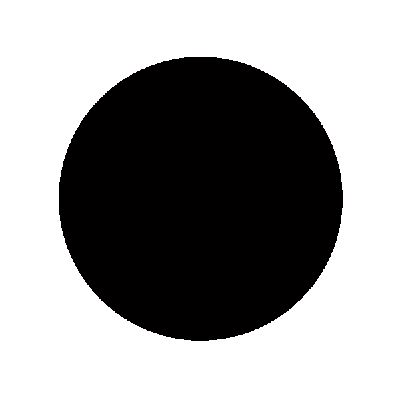
#> input picture blackCircle.jpg, 400 x 399 px
$ jupyter execute snakeContour.ipynb   (shell and % lines are left out)
#> lines starting #> are read from the running program, lines starting #| are printed output that depends on the picture
#### Importing all libraries required

[cell 1]
import matplotlib.pyplot as plt
import numpy as np
import skimage.color as color
import cv2
from skimage import io
from scipy import signal

#### Read Image - The image is that of a circle

[cell 2]
image = io.imread('blackCircle.jpg')
#> image is the input picture: shape (399, 400, 3); mean R, G, B 154.2, 153.8, 153.8
image = color.rgb2gray(image)
#> image: shape (399, 400) float64
fig = plt.figure(figsize = (5,5))
plt.imshow(image, cmap = 'gray')

#### Applying Gaussian Blur to the image to get better edges

[cell 3]
image = cv2.GaussianBlur(image, (5,5), 2, cv2.BORDER_DEFAULT)
fig = plt.figure(figsize = (5,5))
plt.imshow(image, cmap = 'gray')

#### Initializing the snake with 15 points around the circle

[cell 4]
numberOfPoints = 15
theta = np.linspace(0, 2 * np.pi, numberOfPoints)
sin = image.shape[1]//2 + 180 * np.sin(theta)
cos = image.shape[0]//1.92 - 10 + 180 * np.cos(theta)
snakePlot = np.array([sin, cos], dtype = 'int').T

[cell 5]
fig = plt.figure(figsize = (5,5))
plt.imshow(image, cmap = 'gray')
plt.scatter(snakePlot[:, 0], snakePlot[:, 1])
plt.show()
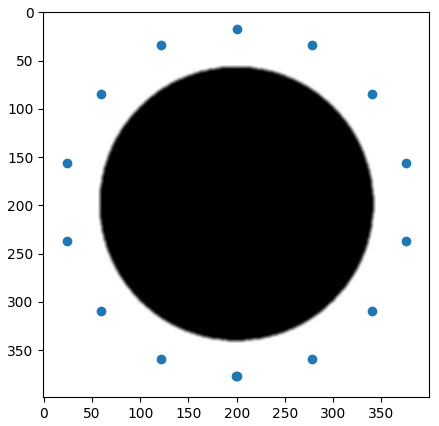
#> figure drawn by matplotlib, 1 panel

#### Function to find the Image Gradients for External Energy

[cell 6]
def gaussianDerivativeFilter(axis, size, sigma):

#> called with axis = 0, size = 5, sigma = 1
    mu = size // 2
    kernel = np.zeros((size, size))
    if axis == 'x':
        for y in range(size):
            for x in range(size):
                kernel[x, y] = ((-(x - mu)) / (2 * np.pi * sigma ** 4)) * np.exp(-(((x - mu) ** 2 + (y - mu) ** 2) / (2 * sigma ** 2)))

    else:
        for x in range(size):
            for y in range(size):
                kernel[x, y] = ((-(x - mu)) / (2 * np.pi * sigma ** 4)) * np.exp(-(((x - mu) ** 2 + (y - mu) ** 2) / (2 * sigma ** 2)))

    return kernel

[cell 7]
xFilter = gaussianDerivativeFilter(0, 5, 1)
yFilter = gaussianDerivativeFilter(1, 5, 1)
xImage = signal.convolve2d(image, xFilter, mode = 'same')
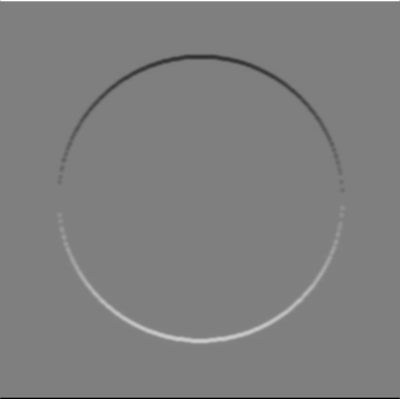
#> xImage: shape (399, 400) float64; min -0.347, max 0.347, mean 3.92e-17; drawn with min black and max white
yImage = signal.convolve2d(image, yFilter, mode = 'same')

#### Function to calculate Total Energy (External Energy and Internal Energy (Continuity Energy and Smoothness Energy)

[cell 8]
def totalEnergy(alpha, beta, gamma, index, snake, avgDistance):

    currentPoint = snake[index, :]
    [x, y] = snake[index, :]
    i, j = 0, 0
    minimum = 1e9
    x, y = int(x), int(y)

    for i in range(-1, 2):
        for j in range(-1, 2):

            newPoint = np.array([y + j, x + i])

            if (y + j < image.shape[0] and x + i < image.shape[1]):

                externalEnergy = (-(xImage[y + j, x + i] ** 2 + yImage[y + j, x + i] ** 2) + (xImage[y, x] ** 2 + yImage[y, x] ** 2))

                nextPoint = snake[(index + 1) % numberOfPoints, :]
                previousPoint = snake[(index - 1) % numberOfPoints, :]

                continuityEnergy = ((np.linalg.norm(newPoint - nextPoint) - avgDistance) ** 2 - (np.linalg.norm(currentPoint - nextPoint) - avgDistance) ** 2)
                smoothnessEnergy = (np.linalg.norm((2 * newPoint) - nextPoint - previousPoint)) ** 2 - (np.linalg.norm((2 * currentPoint) - nextPoint - previousPoint)) ** 2

                if (alpha * continuityEnergy + beta * smoothnessEnergy + gamma * externalEnergy < minimum):

                    minimum = alpha * continuityEnergy + beta * smoothnessEnergy + gamma * externalEnergy
                    a, b = i, j

    snake[index, :] = [x + a, y + b]
    return snake

#### Function to calculate the average distance between contour points of the snake

[cell 9]
def averageDistance(snake):

    sum = 0

    for index in range(snake.shape[0]):

        currentPoint = snake[index, :]
        nextPoint = snake[(index + 1) % numberOfPoints, :]
        sum += np.linalg.norm(currentPoint - nextPoint)

    return sum/snake.shape[0]

#### Iterating the snake using a greedy approach

[cell 10]
for j in range(30):
    for i in range(numberOfPoints):

        snakePlot = totalEnergy(1, 4.5, 3, i, snakePlot ,averageDistance(snakePlot))

    if(j%5==0):

        plot = np.zeros((snakePlot.shape[0] + 1, 2))
        plot[:snakePlot.shape[0], :] = snakePlot
        plot[snakePlot.shape[0], :] = snakePlot[0,:]

        fig = plt.figure(figsize = (5, 5))
        plt.imshow(image, cmap = 'gray')
        plt.plot(plot[:, 0], plot[:, 1], color = 'red')
        plt.scatter(plot[:, 0], plot[:, 1], color = 'blue')
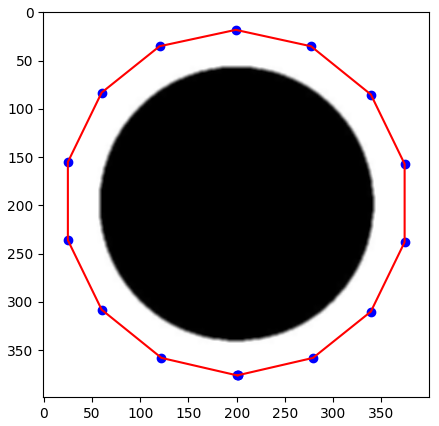
#> figure drawn by matplotlib, 1 panel
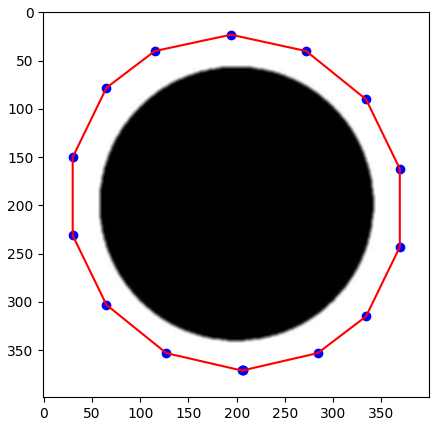
#> figure drawn by matplotlib, 1 panel
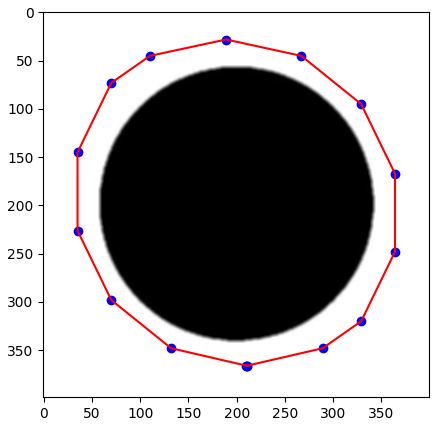
#> figure drawn by matplotlib, 1 panel
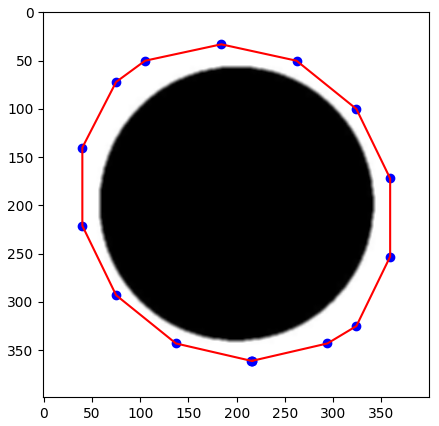
#> figure drawn by matplotlib, 1 panel
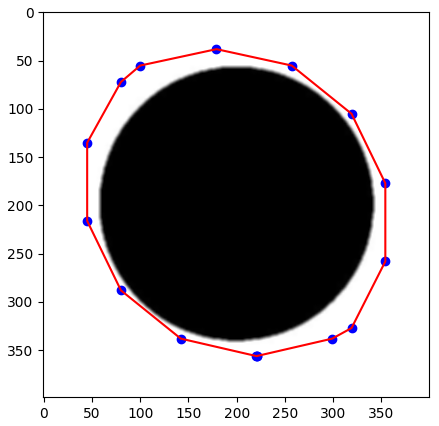
#> figure drawn by matplotlib, 1 panel
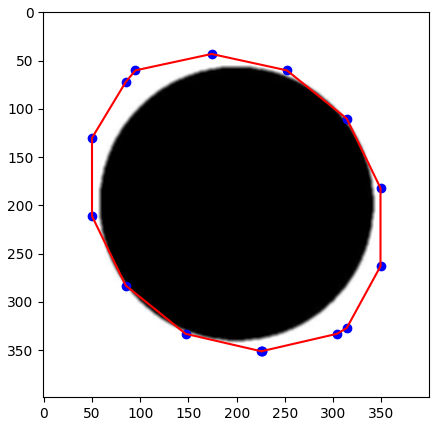
#> figure drawn by matplotlib, 1 panel

$ run again, with circle.png saved as blackCircle.jpg
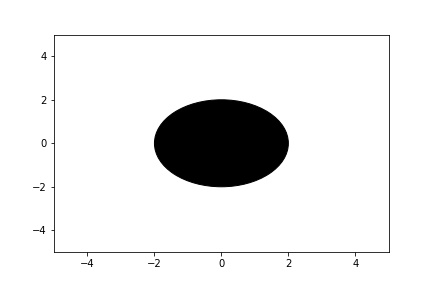
#> input picture circle.png, 432 x 288 px
#> image is the input picture: shape (288, 432, 3); min 0, max 255, mean 233.7
#> `plt.show()`:
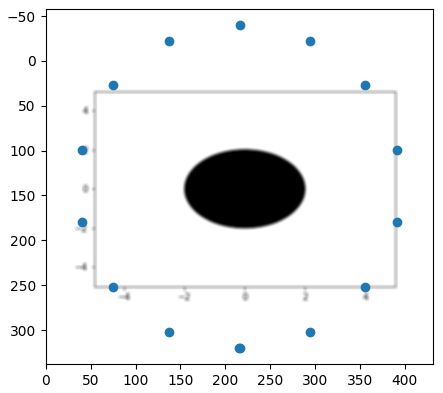
#> figure drawn by matplotlib, 1 panel
#> `xImage = signal.convolve2d(image, xFilter, mode = 'same')`:
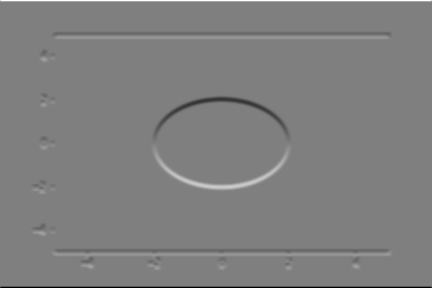
#> xImage: shape (288, 432) float64; min -0.347, max 0.347, mean 5.69e-17; drawn with min black and max white
